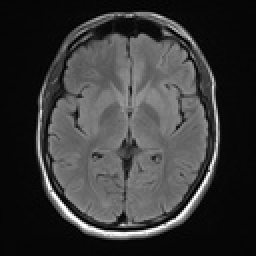
%> input picture Mesleki Seçmeli 1/Sayısal İşaret İşleme/ödevler/2022/malişen/odev2/mrImage.jpeg, 128 x 128 px, shrunk from 442 x 442 before the run (shown 2 times larger)
$ octave kod.m   (GNU Octave 9; MATLAB toolbox functions it lacks are replaced by stand-ins)
%> lines starting %> are read from the running program, lines starting %| are printed output that depends on the picture

%%
resim=(imread('mrImage.jpeg'));
%> resim is the input picture: size 128x128 uint8; min 0, max 255, mean 55.5
[X,Y]=size(resim);
%> X = 128; Y = 128
dftX= mydft(resim,X,Y);
idftX= myidft(dftX,X,Y);

subplot(1,2,1), imshow(dftX)
%> after `imshow(dftX)`:
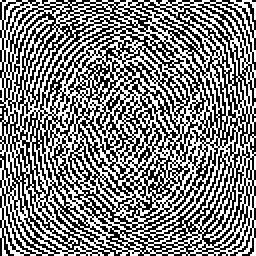
%> displayed picture: size 128x128, on the screen's scale of 0 to 255 (shown 2 times larger); min 0, max 255, mean 127.4
title( 'resim 1')
subplot(1,2,2), imshow(idftX,[])
%> after `imshow(idftX,[])`:
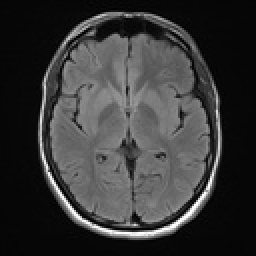
%> displayed picture: size 128x128, on the screen's scale of 0 to 255 (shown 2 times larger); min 0, max 255, mean 55.5; mean of the top-left, top-right, bottom-left and bottom-right quarters 55.6, 51, 55.7, 59.7
title( 'resim 2')

sgtitle('resimler')

%%

% Birinci Sorunun Cevabı

resim=(imread('mrImage.jpeg'));
[X,Y]=size(resim);

sonuc= mydft(resim,X,Y);
sonuc2=myidft(sonuc,X,Y);


subplot(1,2,2), imshow(sonuc2,[])
subplot(1,2,1), imshow(sonuc)


%%

% İkinci Sorunun Cevabı

resim=(imread('mrImage.jpeg'));
[X,Y]=size(resim);

sonuc = mydft(resim,X,Y);

figure, imshow(log(abs(fftshift(sonuc))),[]);
%> after `imshow(log(abs(fftshift(sonuc))),[])`:
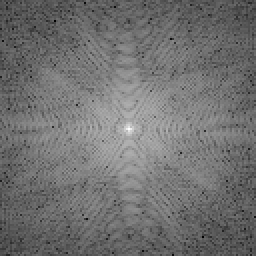
%> displayed picture: size 128x128, on the screen's scale of 0 to 255 (shown 2 times larger); min 0, max 255, mean 112.7
figure, imshow(angle(fftshift(sonuc)),[]);
%> after `imshow(angle(fftshift(sonuc)),[])`:
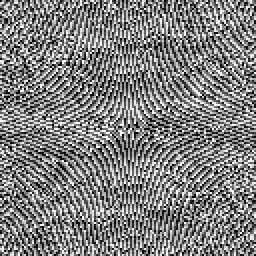
%> displayed picture: size 128x128, on the screen's scale of 0 to 255 (shown 2 times larger); min 0, max 255, mean 127.5
%%

% Üçüncü Sorunun Cevabı
resim=(imread('mrImage.jpeg'));
mask=(imread('mask.jpeg'));
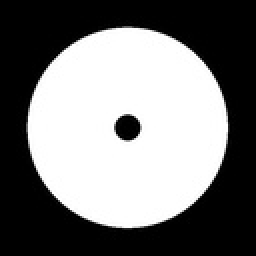
%> input picture Mesleki Seçmeli 1/Sayısal İşaret İşleme/ödevler/2022/malişen/odev2/mask.jpeg, 128 x 128 px, shrunk from 442 x 442 before the run (shown 2 times larger)
%> mask is the input picture: size 128x128 uint8; min 0, max 255, mean 120.9

[X,Y]=size(resim);

sonuc= mydft(resim,X,Y);
K=fftshift(sonuc).*double(mask);
K=ifftshift(K);

I=myidft(K,X,Y);
imshow (real(I),[]);
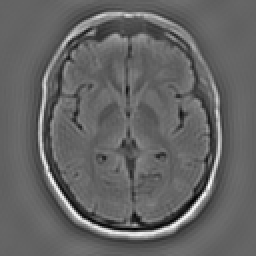
%> displayed picture: size 128x128, on the screen's scale of 0 to 255 (shown 2 times larger); min 0, max 255, mean 100.1
sgtitle('MASKELEME YAPILMIŞ IDFT')

%%
function sonuc=mydft(resim,X,Y)
wX        = zeros(X, X);
wY        = zeros(Y, Y);


for m = 0 : (Y - 1)
    for n = 0 : (Y - 1)
        wY(n+1, m+1) = exp(-2 * pi * 1i / Y * n * m);
    end
end

for i = 0 : (X - 1)
    for j = 0 : (X - 1)
        wX(i+1, j+1) = exp(-2 * pi * 1i / X * j * i);
    end
end

sonuc = wX * double(resim)* wY;
end

%%
function sonuc=myidft(resim,X,Y)
wX        = zeros(X, X);
wY        = zeros(Y, Y);

for a = 0 : (Y - 1)
    for b = 0 : (Y - 1)
        wY(b+1, a+1) = exp(-2 * pi * 1i / Y * b * a);
    end
end

for i = 0 : (X - 1)
    for j = 0 : (X - 1)
        wX(i+1, j+1) = exp(2 * pi * 1i / X * j * i);
    end
end


sonuc =(1/(X*Y))* wX * double(resim)* wY;
end
